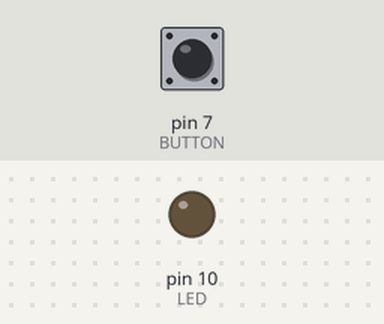
Recording of a sketch running on a simulated Arduino Uno, built with avr-gcc and run on an emulated ATmega328P. Parts: output pins drawn as LEDs (lit = HIGH). Dashed ring = blinking. The test bench sets the inputs (shaded band); at power-on: pin 7 (BUTTON) HIGH.

Above: at 1.2 s.
1.3 s: pin 7 (BUTTON) pulled LOW for 0.15 s
At 1.8 s:
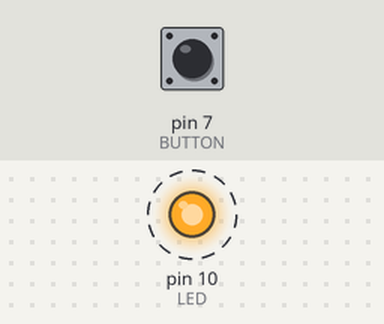
4.4 s: pin 7 (BUTTON) pulled LOW for 1 s
At 5.8 s:
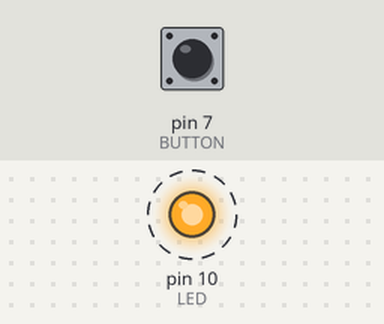
8.4 s: pin 7 (BUTTON) pulled LOW for 3.2 s
At 15.8 s:
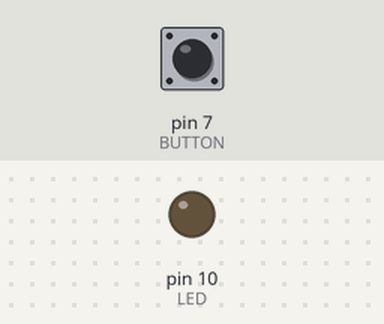
Timing chart, 0 to 17.3 s (numbered marks = the images above; inputs shaded):
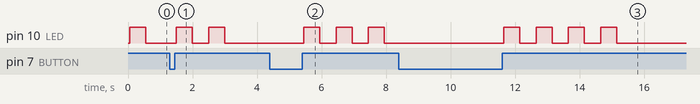

Measured:
- after the input at 1.3 s, pin 10 (LED): alternates HIGH for 0.50 s and LOW for 0.50 s, 4 changes in all, then stays LOW, starting after 0.20 s
- after the input at 4.4 s, pin 10 (LED): alternates HIGH for 0.50 s and LOW for 0.50 s, starting after 1.1 s
- after the input at 8.4 s, pin 10 (LED): alternates HIGH for 0.50 s and LOW for 0.50 s, 8 changes in all, then stays LOW, starting after 3.3 s

The sketch:

postlab1.ino
```cpp
#define BUTTON 7
#define LED 10

int buttonState = 0;
int lastButtonState = LOW;
int count = 0;

unsigned long lastDebounceTime = 0;
unsigned long debounceDelay = 50;

void setup() {
  pinMode(LED, OUTPUT);
  pinMode(BUTTON, INPUT_PULLUP);
}

void loop() {
  int reading = digitalRead(BUTTON);

  if (reading != lastButtonState) {
    lastDebounceTime = millis();
  }

  if ((millis() - lastDebounceTime) > debounceDelay) {
    if (reading != buttonState) {
      buttonState = reading;

      if (buttonState == HIGH) {
        count++;
        glowLED(count);
      }
    }
  }

  lastButtonState = reading;
}

void glowLED(int count) {
  for (int i = 0; i < count; i++) {
    digitalWrite(LED, HIGH);
    delay(500);
    digitalWrite(LED, LOW);
    delay(500);
  }
}
```
